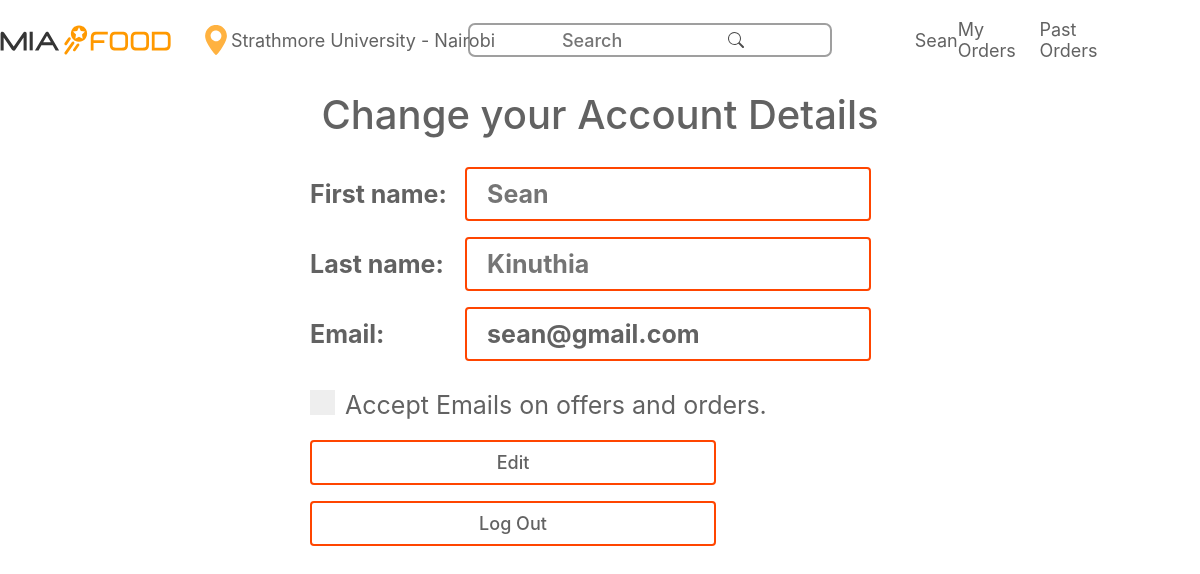
Screenshot of /src/php/profile-edit.php (signed in) with the database file from the repository.
### tables this page shows
CREATE TABLE `users` (
  `id` int(10) NOT NULL,
  `firstname` varchar(40) NOT NULL,
  `lastname` varchar(40) NOT NULL,
  `phone` varchar(100) NOT NULL,
  `email` varchar(40) NOT NULL,
  `password` varchar(40) NOT NULL
);

### src/php/profile-edit.php (the view, shortened to what this page needs)
<?php
include "config.php";
include('../components/head.php');
include('../components/header.php');
$user = $_SESSION['user'];
$sql = "SELECT * FROM users WHERE id='$user'";
$res = mysqli_query($conn, $sql);
$result = mysqli_fetch_assoc($res);
?>
    <h2>Change your Account Details</h2>
    <form method = "POST">
        <label id="firstname" for="fname"> First name: </label>
        <input type="text" id="firstname" name="firstname" placeholder="<?php echo $result["firstname"]; ?>">
        <label id="lastname" for="lname" class="lname"> Last name: </label>
        <input type="text" id="lastname" name="lastname" placeholder="<?php echo $result["lastname"]; ?>"><br>
        <label id="emailaddress" for="email" class="email">Email: </label>
        <input type="email" id="email" name="email" value="<?php echo $result["email"]; ?>" readonly><br><br>
        <div id=accept-conditions>
            <label class="container">Accept Emails on offers and orders.
                <span class="checkmark"></span>
            </label>
        </div>
        <input type="submit" class="button" id="Edit" name="Edit" value="Edit">
        <input type="submit" class="button" id="logout" name="logout" value="Log Out">
    </form>
</body>
</html>

### src/components/header.php (shortened to what this page needs)
<header>
    <div id="left-elements">
        <img onclick="window.location.replace('landing.php')" class="logo" src="../../assets/jumiafood-logo.svg" />
      <div title="Update my Location" class="location">
        <img class="icon" src="../../assets/maps-and-flags.svg" alt="" />
        <span id="mylocation">Strathmore University - Nairobi</span>
      </div>
    </div>
    <div id="searchbar">
      <input class="top-search" type="search" placeholder="Search"></input>
      <button type="submit">Search</button>
    </div>
    <div id="right-elements">
      <div>
        <a href="../php/profile-edit.php"><?php echo $userdata[0]['firstname']?></a>
        <a href="">My Orders</a>
        <a href="history.php">Past Orders</a>
      </div>
    </div>
  </header>

### src/css/landing.css (style rules this page uses)
* { box-sizing: border-box; font-family: "SF Pro Display", sans-serif; font-size: 18px; color: #626262; margin: 0; }
.icon { height: 30px; width: 30px; }
header { position: sticky; top: 0; width: 100%; height: 10vh; background-color: white; display: flex; flex-direction: row; justify-content: space-evenly; align-items: center; z-index: 100; }
#left-elements { display: flex; flex-direction: row; align-items: center; margin-left: -100px; }
.logo { width: 40%; }
#left-elements div { margin-left: 20px; display: flex; align-items: center; transition: ease-in-out 0.2s; }
#left-elements div .icon { color: #ffb240 !important; }
#searchbar { outline: #6262629b solid 2px; width: 30%; height: 30px; display: flex; flex-direction: row; align-items: center; padding: 15px; border-radius: 5px; margin-left: -100px; transition: ease-in-out 0.3s; }
.top-search { display: flex; border: none; padding-left: 20px; min-width: 80%; padding-top: 10px; }
.top-search::placeholder { font-size: 18px; text-align: center; }
button[type="submit"] { text-indent: -999px; overflow: hidden; width: 40px; padding: 0; margin: 0; border: 1px solid transparent; border-radius: inherit; cursor: pointer; opacity: 0.7; }
a { text-decoration: none; transition: ease 0.4s; }
#right-elements { width: 20%; display: flex; }
#right-elements div { display: flex; flex-direction: row; margin-left: 20px; align-items: center; }
#right-elements div:nth-of-type(1) { width: 90%; justify-content: space-around; }

### src/css/order.css (style rules this page uses)
input { margin-right: 10px; margin-bottom: 11px; }

### src/css/cart.css (style rules this page uses)
input { max-width: 30px; background-color: transparent; text-align: center; border: none; font-weight: 500; }
button { background-color: transparent; border: none; }

### src/css/checkout.css (style rules this page uses)
h2 { font-size: 24px; font-weight: 500; margin-bottom: 15px; margin-top: 15px; }

### src/php/profile-edit.php (style rules this page uses)
#left-elements div { margin-left: 20px; display: flex; align-items: center; transition: ease-in-out 0.2s; }
#left-elements div .icon { color: #ffb240 !important; }
form { margin: auto; width: 50%; padding: 10px; }
input { min-width: 70% !important; padding: 10px 20px; margin: 8px 0; border: 2px solid orangered; border-radius: 4px; }
button { background-color: orangered; border: none; border-radius: 15px; color: white; padding: 10px 25px; text-align: center; font-size: 20px; display: inline-block; size: 30px; display: inline-flex; }
h2 { margin: auto; width: 50%; padding: 10px; text-align: center; font-size: 40px; }
#fname, #lname, #email { display: inline-block; width: 500px; text-align: left; font-size: 25px; writing-mode: horizontal-tb; font-weight: bold; }
#firstname, #lastname, #emailaddress { display: inline-block; width: 150px; text-align: left; font-size: 25px; writing-mode: horizontal-tb; font-weight: bold; }
.container { display: block; position: relative; padding-left: 35px; margin-bottom: 12px; cursor: pointer; font-size: 25px; -webkit-user-select: none; -moz-user-select: none; -ms-user-select: none; user-select: none; }
.checkmark { position: absolute; top: 0; left: 0; height: 25px; width: 25px; background-color: #eee; }
.checkmark:after { content: ""; position: absolute; display: none; }
.container .checkmark:after { left: 9px; top: 5px; width: 5px; height: 10px; border: solid white; border-width: 0 3px 3px 0; -webkit-transform: rotate(45deg); -ms-transform: rotate(45deg); transform: rotate(45deg); }

### rows the page displays
users: firstname "Sean", lastname "Kinuthia", email "sean@gmail.com"
